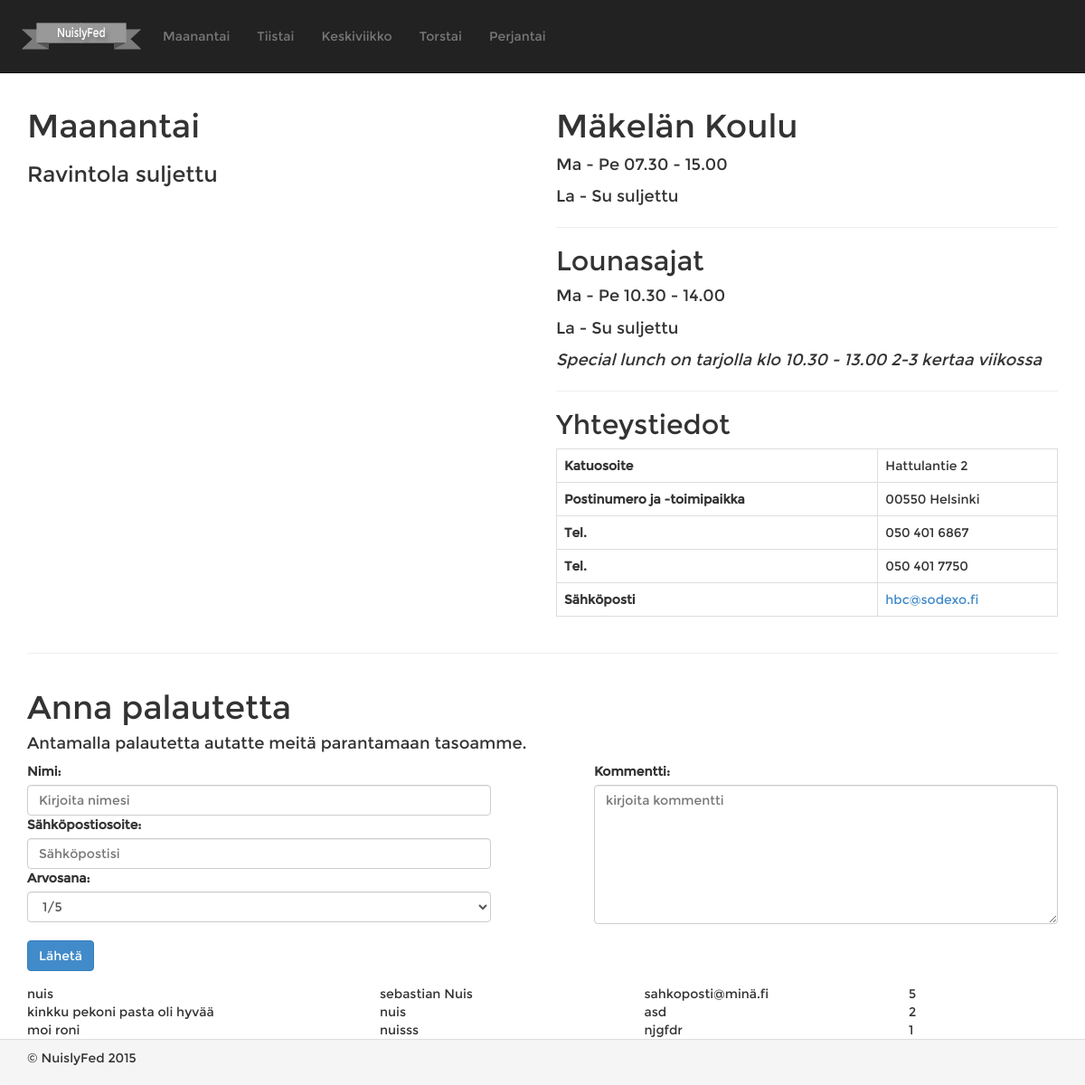
The page / on the database its author committed.
### tables this page shows
CREATE TABLE IF NOT EXISTS `nf_comments` (
  `commnumber` int(11) NOT NULL AUTO_INCREMENT,
  `comment` varchar(350) DEFAULT NULL,
  `nimi` varchar(40) DEFAULT NULL,
  `sahkoposti` varchar(50) DEFAULT NULL,
  `arvosana` char(1) DEFAULT NULL,
  PRIMARY KEY (`commnumber`)
);

### index.php (the view, shortened to what this page needs)
<?php
$root = "/s1300790/tehtavia/testbench/ruokalista/";
?>
<!DOCTYPE html>
<html lang="en">
<head>
	<link href="<?php echo $root?>css/bootstrap.min.css" rel="stylesheet">
	<link href="<?php echo $root?>css/layout.css" rel="stylesheet">
</head>
<body>
	<nav class="navbar navbar-default navbar-inverse navbar-fixed-top" role="navigation">
		<div class="container">
			<div class="navbar-header">
				<a class="navbar-brand" href="#">
					<img src="<?php echo $root?>images/NuislyFed_logo_small.png" alt="logo">
				</a>
			</div>
			<div class="collapse navbar-collapse" id="bs-example-navbar-collapse-1">
				<ul class="nav navbar-nav">
					<li><a href="<?php echo $root?>paiva/maanantai" title="0" onclick="valitse(this);">Maanantai</a></li>
					<li><a href="<?php echo $root?>paiva/tiistai" title="1" onclick="valitse(this);">Tiistai</a></li>
					<li><a href="<?php echo $root?>paiva/keskiviikko" title="2" onclick="valitse(this);">Keskiviikko</a></li>
					<li><a href="<?php echo $root?>paiva/torstai" title="3" onclick="valitse(this);">Torstai</a></li>
					<li><a href="<?php echo $root?>paiva/perjantai" title="4" onclick="valitse(this);">Perjantai</a></li>
				</ul>
			</div>
		</div>
	</nav>
	<div class="container">
		<div class="row">
			<div class="col-md-6">
				<p id="tiedot">
				<?php
				  $paiva = 0;
										  $paivat = ['Maanantai','Tiistai','Keskiviikko','Torstai','Perjantai','Lauantai','Sunnuntai'];
									  $today = date("Y-m-d", strtotime(date('Y-m-d').' this week'));
									  $day = date("Y-m-d", strtotime($today ."+ ".$paiva." days"));
									  $week_day = date('w',strtotime($day."- 1 days"));
									  echo "<h1>".$paivat[$week_day]."</h1>\n";
										$day = date('Y/m/d',strtotime($day));
										$url = "http://www.sodexo.fi/ruokalistat/output/daily_json/90/" . $day . "/fi";
										$ch = curl_init($url);
										$result = curl_exec($ch);
										$json_array = json_decode($result, true);
										if(!$json_array['courses']){
											echo "<h3>Ravintola suljettu</h3>\n";
									  }
									  ?> </p>
			</div>
			<div class="col-md-6 p">
				<h1>Mäkelän Koulu</h1>
				<p>Ma - Pe 07.30 - 15.00</p>
				<p>La - Su suljettu</p>
				<hr />
				<h2>Lounasajat</h2>
				<p>Ma - Pe 10.30 - 14.00</p>
				<p>La - Su suljettu</p>
				<p><i>Special lunch on tarjolla klo 10.30 - 13.00 2-3 kertaa viikossa</i></p>
				<hr />
				<h2>Yhteystiedot</h2>
				<table class="table table-bordered table-responsive table-hover">
					<tr>
						<th>Katuosoite</th>
						<td>Hattulantie 2</td>
					</tr>
					<tr>
						<th>Postinumero ja -toimipaikka</th>
						<td>00550 Helsinki</td>
					</tr>
					<tr>
						<th>Tel.</th>
						<td>050 401 6867</td>
					</tr>
					<tr>
						<th>Tel.</th>
						<td>050 401 7750</td>
					</tr>
					<tr>
						<th>Sähköposti</th>
						<td><a href="mailto:hbc@sodexo.fi">hbc@sodexo.fi</a></td>
					</tr>
				</table>
			</div>
			<div class="col-md-12">
				<hr />
			</div>
			<div class="col-md-12" >
				<h1>Anna palautetta</h1>
				<h4>Antamalla palautetta autatte meitä parantamaan tasoamme.</h4>
				<form action="comment.php" method="post">
				<div class="form-group" id="kommentti">
					<label for="comment">Kommentti:</label>
					<textarea class="form-control" id="comment" placeholder="kirjoita kommentti" rows="7" name="comment"></textarea>
				</div>
				<div class="form-group" id="tiedot">
					<label for="pwd" required>Nimi:</label>
					<input class="form-control" id="pwd" placeholder="Kirjoita nimesi" size="50" name="nimi">
					<label for="pwd">Sähköpostiosoite:</label>
					<input class="form-control" id="pwd" placeholder="Sähköpostisi" name="sahkoposti">
					<label for="pwd">Arvosana:</label>
					<select class="form-control" id="sel1" name="arvosana">
						<option value="1">1/5</option>
					</select>
					<br />
					<input type="submit" class="btn btn-primary" value="Lähetä">
					</form>
				</div>
			</div>
		</div>
		<div id="comments">
		<?php
		$servername = "localhost:3306";
		$username = "root";
		$password = "";
		$db = "nuislyfeddb";
		$database = new mysqli($servername, $username, $password, $db);
		    $haku = $database->prepare("select * from nf_comments");
			$haku->execute();
			$tulos=$haku->get_result();
			while($rivi=$tulos->fetch_assoc()){
			print('<div class="row">');
			print('<div class="col-md-4">'. $rivi['comment'] . '</div>'
			. '<div class="col-md-3">'. $rivi['nimi'] . '</div>'
			. '<div class="col-md-3">'. $rivi['sahkoposti'] . '</div>'
			. '<div class="col-md-2">'. $rivi['arvosana'].'</div>');
			print("</div>");
			}
		?>
	</div>
	<footer class="panel-footer">
		<div class="container">
			<p>
				&copy; NuislyFed 2015
			</p>
		</div>
	</footer>
</body>
</html>

### css/layout.css (style rules this page uses)
body { padding-top: 70px; font-family: Montserrat, sans-serif; }
.navbar-fixed-top .nav { padding: 15px 0; }
.navbar-fixed-top .navbar-brand { padding: 0 15px; }
#kommentti { width: 45%; float: right; }
#tiedot { width: 45%; float: left; }
.p>p { font-size: 18px; }
@media (min-width:768px) { body { padding-top: 100px; } }
@media (min-width:768px) { .navbar-fixed-top .navbar-brand { padding: 15px 0; } }

### rows shown on the page
nf_comments: comment "nuis", nimi "sebastian Nuis", sahkoposti "sahkoposti@minä.fi", arvosana "5"
nf_comments: comment "kinkku pekoni pasta oli hyvää", nimi "nuis", sahkoposti "asd", arvosana "2"
nf_comments: comment "moi roni", nimi "nuisss", sahkoposti "njgfdr", arvosana "1"

### other values the page prints
$paivat[$week_day] "Maanantai"
